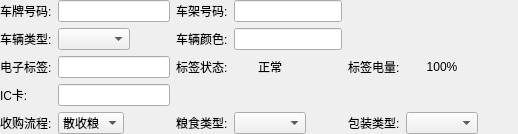
               <widget class="QWidget" name="widget_3" native="true">
                <layout class="QGridLayout" name="gridLayout_3">
                 <property name="leftMargin">
                  <number>0</number>
                 </property>
                 <property name="topMargin">
                  <number>0</number>
                 </property>
                 <property name="rightMargin">
                  <number>0</number>
                 </property>
                 <property name="bottomMargin">
                  <number>0</number>
                 </property>
                 <item row="0" column="0">
                  <widget class="QLabel" name="label_5">
                   <property name="text">
                    <string>车牌号码:</string>
                   </property>
                  </widget>
                 </item>
                 <item row="0" column="1" colspan="2">
                  <widget class="QLineEdit" name="editLiscense"/>
                 </item>
                 <item row="0" column="3">
                  <widget class="QLabel" name="label_6">
                   <property name="text">
                    <string>车架号码:</string>
                   </property>
                  </widget>
                 </item>
                 <item row="0" column="4" colspan="2">
                  <widget class="QLineEdit" name="editFrameNum"/>
                 </item>
                 <item row="1" column="0">
                  <widget class="QLabel" name="label_7">
                   <property name="text">
                    <string>车辆类型:</string>
                   </property>
                  </widget>
                 </item>
                 <item row="1" column="1" colspan="2">
                  <layout class="QHBoxLayout" name="horizontalLayout_3">
                   <item>
                    <widget class="QComboBox" name="cbxVehicleType"/>
                   </item>
                   <item>
                    <spacer name="horizontalSpacer_2">
                     <property name="orientation">
                      <enum>Qt::Horizontal</enum>
                     </property>
                     <property name="sizeHint" stdset="0">
                      <size>
                       <width>40</width>
                       <height>20</height>
                      </size>
                     </property>
                    </spacer>
                   </item>
                  </layout>
                 </item>
                 <item row="1" column="3">
                  <widget class="QLabel" name="label_8">
                   <property name="text">
                    <string>车辆颜色:</string>
                   </property>
                  </widget>
                 </item>
                 <item row="1" column="4" colspan="2">
                  <widget class="QLineEdit" name="editColor"/>
                 </item>
                 <item row="2" column="0">
                  <widget class="QLabel" name="label_10">
                   <property name="text">
                    <string>电子标签:</string>
                   </property>
                  </widget>
                 </item>
                 <item row="2" column="1" colspan="2">
                  <widget class="QLineEdit" name="editTagNum"/>
                 </item>
                 <item row="2" column="3">
                  <widget class="QLabel" name="label_13">
                   <property name="text">
                    <string>标签状态:</string>
                   </property>
                  </widget>
                 </item>
                 <item row="2" column="4">
                  <widget class="QLabel" name="labTagStatus">
                   <property name="text">
                    <string>正常</string>
                   </property>
                   <property name="alignment">
                    <set>Qt::AlignCenter</set>
                   </property>
                  </widget>
                 </item>
                 <item row="2" column="6">
                  <widget class="QLabel" name="label_15">
                   <property name="text">
                    <string>标签电量:</string>
                   </property>
                  </widget>
                 </item>
                 <item row="2" column="7">
                  <widget class="QLabel" name="labTagPower">
                   <property name="text">
                    <string>100%</string>
                   </property>
                   <property name="alignment">
                    <set>Qt::AlignCenter</set>
                   </property>
                  </widget>
                 </item>
                 <item row="3" column="0">
                  <widget class="QLabel" name="label_17">
                   <property name="text">
                    <string>IC卡:</string>
                   </property>
                  </widget>
                 </item>
                 <item row="3" column="1" colspan="2">
                  <widget class="QLineEdit" name="editICNum"/>
                 </item>
                 <item row="4" column="0">
                  <widget class="QLabel" name="label_9">
                   <property name="text">
                    <string>收购流程:</string>
                   </property>
                  </widget>
                 </item>
                 <item row="4" column="1">
                  <widget class="QComboBox" name="cbxpurchase">
                   <item>
                    <property name="text">
                     <string>散收粮</string>
                    </property>
                   </item>
                   <item>
                    <property name="text">
                     <string>合同粮</string>
                    </property>
                   </item>
                  </widget>
                 </item>
                 <item row="4" column="2">
                  <spacer name="horizontalSpacer_3">
                   <property name="orientation">
                    <enum>Qt::Horizontal</enum>
                   </property>
                   <property name="sizeHint" stdset="0">
                    <size>
                     <width>3</width>
                     <height>20</height>
                    </size>
                   </property>
                  </spacer>
                 </item>
                 <item row="4" column="3">
                  <widget class="QLabel" name="label_11">
                   <property name="text">
                    <string>粮食类型:</string>
                   </property>
                  </widget>
                 </item>
                 <item row="4" column="4">
                  <widget class="QComboBox" name="cbxGrainType"/>
                 </item>
                 <item row="4" column="5">
                  <spacer name="horizontalSpacer_4">
                   <property name="orientation">
                    <enum>Qt::Horizontal</enum>
                   </property>
                   <property name="sizeHint" stdset="0">
                    <size>
                     <width>3</width>
                     <height>20</height>
                    </size>
                   </property>
                  </spacer>
                 </item>
                 <item row="4" column="6">
                  <widget class="QLabel" name="label_12">
                   <property name="text">
                    <string>包装类型:</string>
                   </property>
                  </widget>
                 </item>
                 <item row="4" column="7">
                  <widget class="QComboBox" name="cbxPackType"/>
                 </item>
                 <item row="4" column="8">
                  <spacer name="horizontalSpacer_5">
                   <property name="orientation">
                    <enum>Qt::Horizontal</enum>
                   </property>
                   <property name="sizeHint" stdset="0">
                    <size>
                     <width>40</width>
                     <height>20</height>
                    </size>
                   </property>
                  </spacer>
                 </item>
                </layout>
               </widget>
